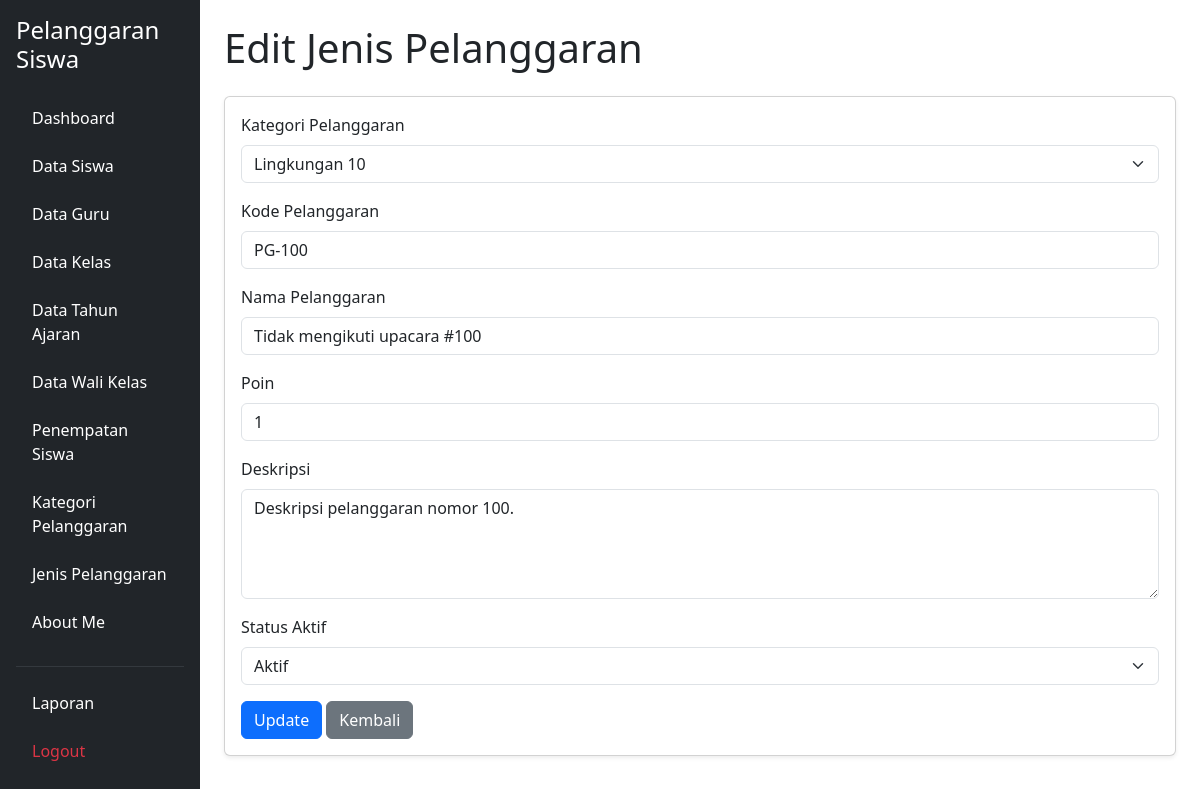
Page /edit_jenis_pelanggaran.php?id=100 (signed in) on the committed database.
### tables this page shows
CREATE TABLE `t_pelanggaran` (
  `id` int(11) NOT NULL,
  `pelanggaran_kategori_id` int(11) DEFAULT NULL,
  `kode` varchar(30) DEFAULT NULL,
  `nama` varchar(150) DEFAULT NULL,
  `poin` int(11) NOT NULL,
  `deskripsi` text NOT NULL,
  `status_aktif` tinyint(1) NOT NULL,
  `created_at` timestamp NOT NULL DEFAULT current_timestamp(),
  `updated_at` timestamp NOT NULL DEFAULT current_timestamp()
);

CREATE TABLE `t_pelanggaran_kategori` (
  `id` int(11) NOT NULL,
  `nama` varchar(100) DEFAULT NULL,
  `deskripsi` text NOT NULL,
  `status_aktif` tinyint(1) NOT NULL,
  `created_at` timestamp NOT NULL DEFAULT current_timestamp(),
  `updated_at` timestamp NOT NULL DEFAULT current_timestamp()
);

### edit_jenis_pelanggaran.php (the view, shortened to what this page needs)
<?php
include 'config/koneksi.php';
$id = filter_input(INPUT_GET, 'id', FILTER_VALIDATE_INT);
$stmt = mysqli_prepare(
    $koneksi,
    "SELECT * FROM t_pelanggaran WHERE id = ?"
);
mysqli_stmt_bind_param($stmt, "i", $id);
mysqli_stmt_execute($stmt);
$hasil = mysqli_stmt_get_result($stmt);
$data = mysqli_fetch_assoc($hasil);
$sql_kategori = "SELECT id, nama, status_aktif
                 FROM t_pelanggaran_kategori
                 WHERE status_aktif = 1
                    OR id = " . (int) $data['pelanggaran_kategori_id'] . "
                 ORDER BY nama ASC";
$kategori = mysqli_query($koneksi, $sql_kategori);
?>
<!DOCTYPE html>
<html lang="id">
<head>
    <link href="https://cdn.jsdelivr.net/npm/bootstrap@5.3.8/dist/css/bootstrap.min.css"
          rel="stylesheet">
</head>
<body>
<div class="container-fluid">
    <div class="row">
        <?php include 'layout/sidebar.php'; ?>
        <main class="col-md-9 col-lg-10 p-4">
            <h1 class="mb-4">Edit Jenis Pelanggaran</h1>
            <div class="card shadow-sm">
                <div class="card-body">
                    <form action="proses_edit_jenis_pelanggaran.php"
                          method="POST">
                        <div class="mb-3">
                            <label class="form-label">
                                Kategori Pelanggaran
                            </label>
                            <select name="pelanggaran_kategori_id"
                                    class="form-select" required>
                                <?php while ($kat = mysqli_fetch_assoc($kategori)) { ?>
                                    <option
                                        value="<?= (int) $kat['id']; ?>"
                                        <?= (int) $kat['id'] === (int) $data['pelanggaran_kategori_id']
                                            ? 'selected'
                                            : ''; ?>>
                                        <?= htmlspecialchars($kat['nama']); ?>
                                    </option>
                                <?php } ?>
                            </select>
                        </div>
                        <div class="mb-3">
                            <label class="form-label">Kode Pelanggaran</label>
                            <input type="text"
                                   name="kode"
                                   class="form-control"
                                   maxlength="30"
                                   value="<?= htmlspecialchars($data['kode'] ?? ''); ?>"
                                   required>
                        </div>
                        <div class="mb-3">
                            <label class="form-label">Nama Pelanggaran</label>
                            <input type="text"
                                   name="nama"
                                   class="form-control"
                                   maxlength="150"
                                   value="<?= htmlspecialchars($data['nama'] ?? ''); ?>"
                                   required>
                        </div>
                        <div class="mb-3">
                            <label class="form-label">Poin</label>
                            <input type="number"
                                   name="poin"
                                   class="form-control"
                                   min="0"
                                   value="<?= (int) $data['poin']; ?>"
                                   required>
                        </div>
                        <div class="mb-3">
                            <label class="form-label">Deskripsi</label>
                            <textarea name="deskripsi"
                                      class="form-control"
                                      rows="4"><?= htmlspecialchars($data['deskripsi'] ?? ''); ?></textarea>
                        </div>
                        <div class="mb-3">
                            <label class="form-label">Status Aktif</label>
                            <select name="status_aktif"
                                    class="form-select" required>
                                <option value="1"
                                    <?= (int) $data['status_aktif'] === 1
                                        ? 'selected'
                                        : ''; ?>>
                                    Aktif
                                </option>
                            </select>
                        </div>
                        <button type="submit" class="btn btn-primary">
                            Update
                        </button>
                        <a href="kelola_jenis_pelanggaran.php"
                           class="btn btn-secondary">
                            Kembali
                        </a>
                    </form>
                </div>
            </div>
        </main>
    </div>
</div>
</body>
</html>

### rows in the picture
t_pelanggaran: pelanggaran_kategori_id "Lingkungan 10", kode "PG-100", nama "Tidak mengikuti upacara #100", poin "1", deskripsi "Deskripsi pelanggaran nomor 100.", status_aktif "Aktif"
